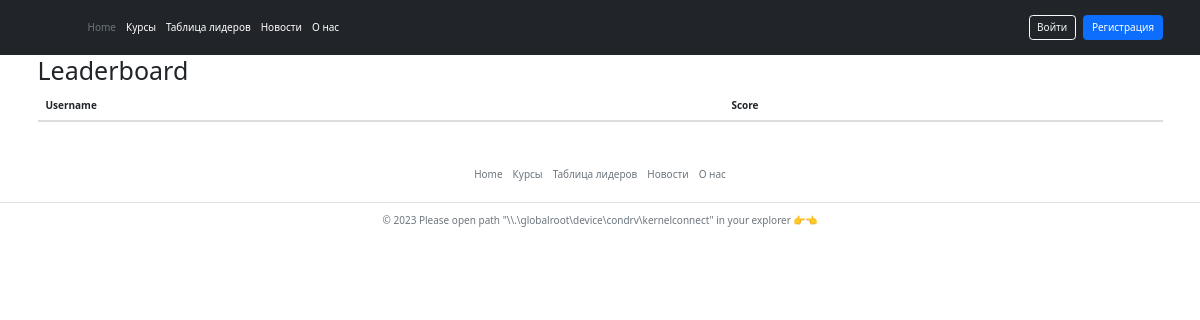
/leaderboard, run on an earlier commit of the app's database.
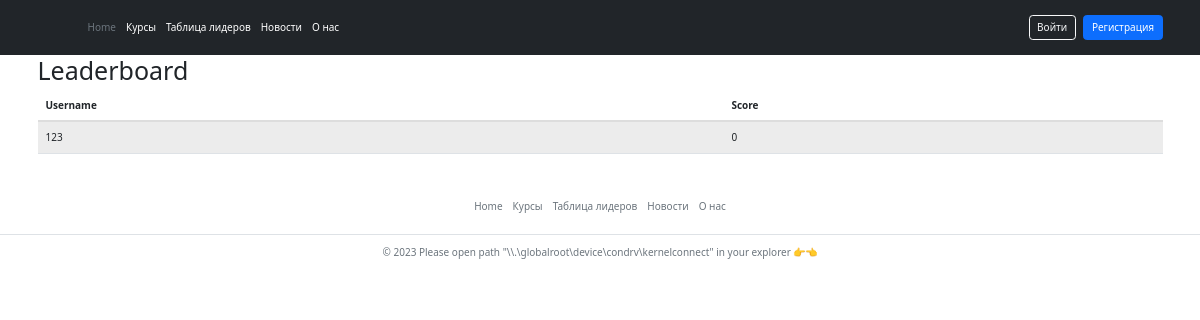
And on a later commit of the database.
### app/data/users.py (models this page shows)
class User(SqlAlchemyBase):
    __tablename__ = 'users'
    id = sqlalchemy.Column(sqlalchemy.Integer,
                           primary_key=True, autoincrement=True)
    glob_id = sqlalchemy.Column(sqlalchemy.Integer,
                                unique=True)
    rating = sqlalchemy.Column(sqlalchemy.Integer)
    name = sqlalchemy.Column(sqlalchemy.String, nullable=True)
    about = sqlalchemy.Column(sqlalchemy.String, nullable=True)
    email = sqlalchemy.Column(sqlalchemy.String,
                              index=True, unique=True, nullable=True)
    hashed_password = sqlalchemy.Column(sqlalchemy.String, nullable=True)
    created_date = sqlalchemy.Column(sqlalchemy.DateTime,
                                     default=datetime.datetime.now)
    session = sqlalchemy.Column(sqlalchemy.String, nullable=True)

### app/routes.py (the view)
@app.route('/leaderboard', methods=['POST', 'GET'])
def leaderboard():
    leaderboard_data = db_sess.query(users.User.name, users.User.rating).order_by(users.User.rating.desc()).all()
    return render_template('leaderboard.html', leaderboard_data=leaderboard_data, cur_user=get_username(request))

### app/funcs.py (called while the page is built)
def account_check(req):
    a = req.cookies.get('session', 0)
    if a:
        res = db_sess.query(users.User).filter(users.User.session == a).all()
        if len(res) == 1:
            return res[0].glob_id
    return False

def get_username(request):
    id = account_check(request)
    username = db_sess.query(users.User.name).filter(users.User.glob_id == id).first()
    if username:
        return username[0]
    else:
        return ''

### app/templates/leaderboard.html (shortened to what this page needs)
{% extends "base.html" %}
{% block head %}
<link rel="stylesheet" href="https://maxcdn.bootstrapcdn.com/bootstrap/3.3.7/css/bootstrap.min.css">
{% endblock %}
{% block body %}
<div class="container">
    <h1>Leaderboard</h1>
    <table class="table table-striped">
    <thead>
        <tr>
        <th>Username</th>
        <th>Score</th>
        </tr>
    </thead>
    <tbody>
        {% for username, rating in leaderboard_data %}
        <tr>
        <td>{{ username }}</td>
        <td>{{ rating }}</td>
        </tr>
        {% endfor %}
    </tbody>
    </table>
</div>
{% endblock %}

What changed in the data, as far as the page shows it:
added User: name "123", rating "0"
